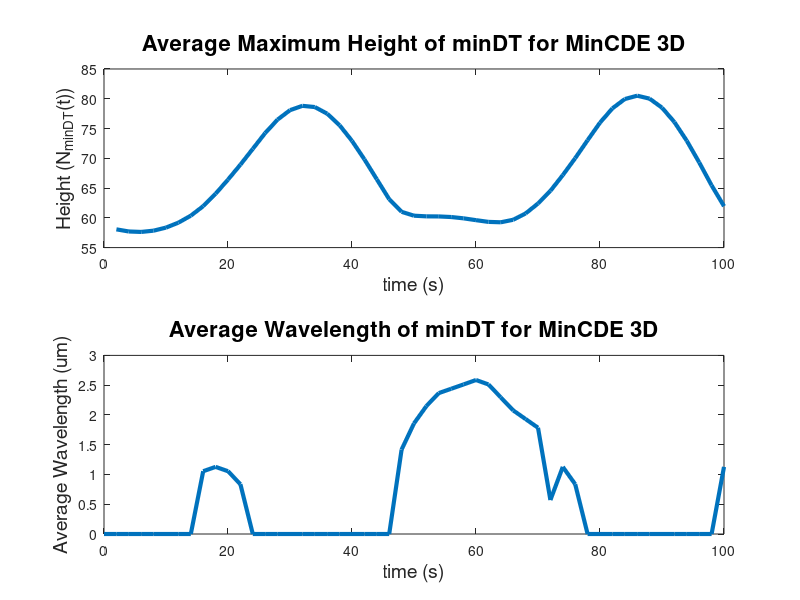

MATLAB code for this plot:
clear
clc
%% MinCDE3D_height_wavelength
%   Generates 2 plots:
%   1. Max height v. time
%   2. Average wavelength v. time

%% Import
%load('EminDT.mat');
load('minDt.mat');
load('time.mat');
load('distance.mat');

%% Process data
%maxheightE = zeros(length(time),1);
maxheightD = zeros(length(time),1);

%avglengthE = zeros(length(time),1);
avglengthD = zeros(length(time),1);

for i = 1:length(time)
%    pksE = findpeaks(EminDT(i,:));
%    maxheightE(i,1) = mean(pksE);
%    localminE = findpeaks(-EminDT(i,:));
%    if length(pksE) == 1 %&& length(localminE) == 0
%        avglengthE(i,1) = 0;
%     elseif length(pksE) == 1
%         [lowpksE lowpksEloc] = findpeaks(EminDT(i,:));
%         avgE = 0;
%         for j = 1:length(lowpksEloc)-1
%             avgE = avgE + (distance(lowpksEloc(1,j+1),1)-distance(lowpksEloc(1,j)));
%         end
%         avglengthE(i,1) = avgE/(length(lowpksEloc)-1);
%     else
%         [lowpksE lowpksEloc] = findpeaks(EminDT(i,:));
%         avgE = 0;
%         for j = 1:length(lowpksEloc)-1
%             avgE = avgE + (distance(lowpksEloc(1,j+1),1)-distance(lowpksEloc(1,j),1));
%         end
%         avglengthE(i,1) = avgE/(length(lowpksEloc)-1);
%     end
    
    pksD = findpeaks(minDt(i,:),'MinPeakDistance',4);
    maxheightD(i,1) = mean(pksD);
    if length(pksD) == 1
        avglengthD(i,1) = 0;
    else
        [lowpksD lowpksDloc] = findpeaks(minDt(i,:),'MinPeakDistance',4);
        avgD = 0;
        for j = 1:length(lowpksDloc)-1
            avgD = avgD + (distance(lowpksDloc(1,j+1),1)-distance(lowpksDloc(1,j),1));
        end
        avglengthD(i,1) = avgD/(length(lowpksDloc)-1);
    end
end

%% Max height v. time plots
figure(3)
% subplot(2,2,1)
% plot(time,maxheightE,'LineWidth',3);
% xlabel('time (s)', 'fontsize',14);
% ylabel('Height (N_{EminDT}(t))','fontsize',14);
% title('Average Maximum Height of EminDT for MinCDE 3D','fontsize',16);

subplot(2,1,1)
plot(time,maxheightD,'LineWidth',3);
xlabel('time (s)','fontsize',14);
ylabel('Height (N_{minDT}(t))','fontsize',14);
title('Average Maximum Height of minDT for MinCDE 3D','fontsize',16);

%% Average wavelength v. time
% subplot(2,1,2)
% plot(time,avglengthE,'LineWidth',3);
% xlabel('time (s)', 'fontsize',14);
% ylabel('Average Wavelength (um))','fontsize',14);
% title('Average Wavelength of EminDT for MinCDE 3D','fontsize',16);

subplot(2,1,2)
plot(time,avglengthD,'LineWidth',3);
xlabel('time (s)','fontsize',14);
ylabel('Average Wavelength (um)','fontsize',14);
title('Average Wavelength of minDT for MinCDE 3D','fontsize',16);